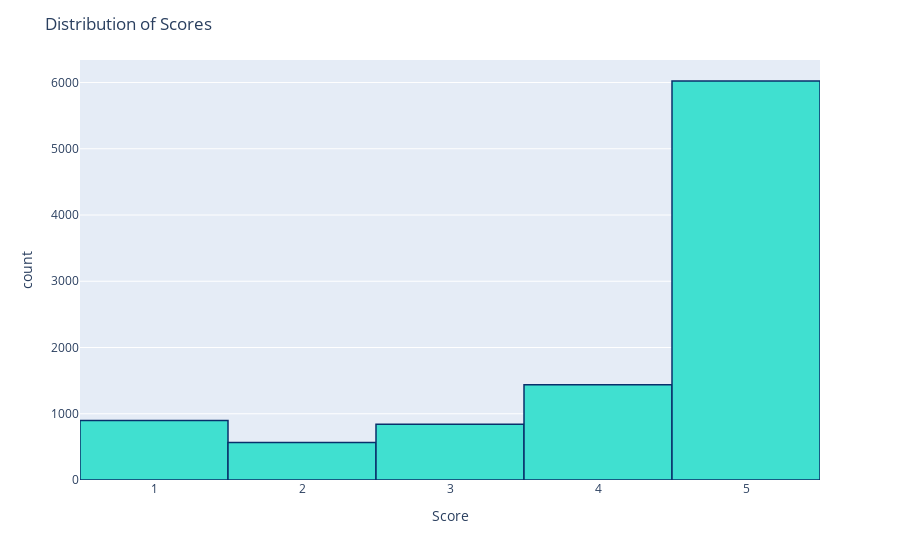

The notebook cell this image was saved under:
### Markdown cell above
## Step 2: Preview data

Let's take a look at the variable “Score” to see if most of the customer ratings are positive or negative.

### Code cell
# Imports
import matplotlib.pyplot as plt
import seaborn as sns
color = sns.color_palette()
%matplotlib inline
import plotly.offline as py
py.init_notebook_mode(connected=True)
import plotly.graph_objs as go
import plotly.tools as tls
import plotly.express as px
# Product Scores
fig = px.histogram(df, x="Score")
fig.update_traces(marker_color="turquoise",marker_line_color='rgb(8,48,107)',
marker_line_width=1.5)
fig.update_layout(title_text='Distribution of Scores')
fig.show()

### Figure 1 — Plotly figure (JSON) as saved in the notebook; plotly's stock layout.template omitted (floating-point values rounded to 4 significant figures; data arrays with more than 128 entries replaced by an {"elided": "..."} marker saying what was removed)
{"data": [{"alignmentgroup": "True", "bingroup": "x", "hovertemplate": "Score=%{x}<br>count=%{y}<extra></extra>", "legendgroup": "", "marker": {"color": "turquoise", "pattern": {"shape": ""}, "line": {"color": "rgb(8,48,107)", "width": 1.5}}, "name": "", "offsetgroup": "", "orientation": "v", "showlegend": false, "x": {"elided": "9765 int values"}, "xaxis": "x", "yaxis": "y", "type": "histogram"}], "layout": {"xaxis": {"anchor": "y", "domain": [0, 1], "title": {"text": "Score"}}, "yaxis": {"anchor": "x", "domain": [0, 1], "title": {"text": "count"}}, "legend": {"tracegroupgap": 0}, "margin": {"t": 60}, "barmode": "relative", "title": {"text": "Distribution of Scores"}}}
